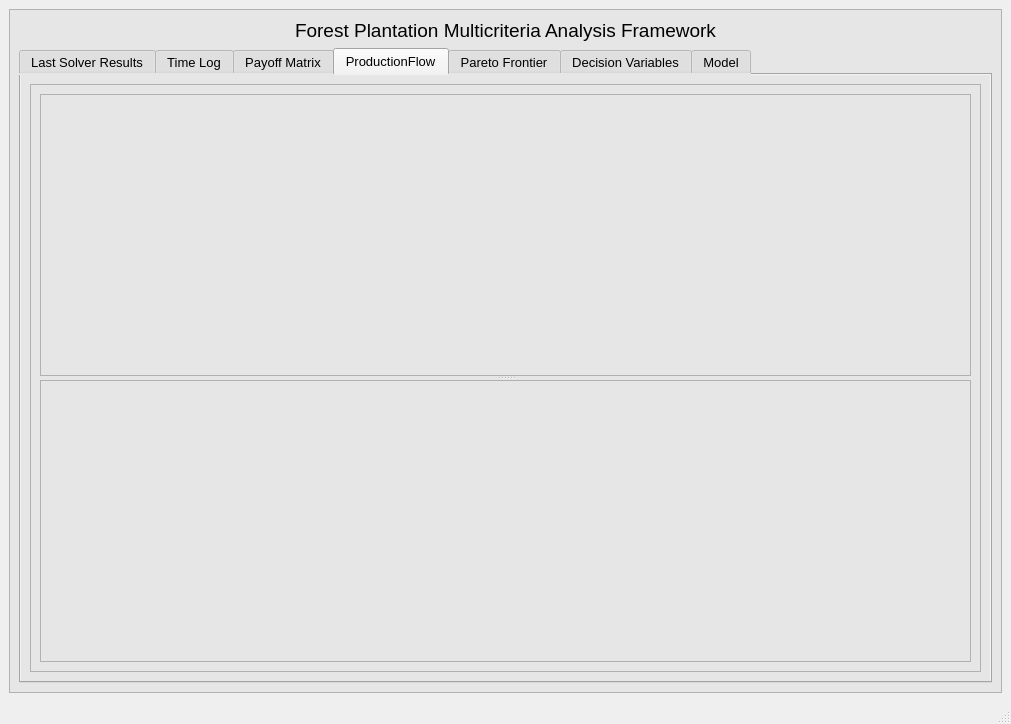
<?xml version="1.0" encoding="UTF-8"?>
<ui version="4.0">
 <class>MainWindow</class>
 <widget class="QMainWindow" name="MainWindow">
  <property name="geometry">
   <rect>
    <x>0</x>
    <y>0</y>
    <width>1011</width>
    <height>724</height>
   </rect>
  </property>
  <property name="font">
   <font>
    <pointsize>10</pointsize>
   </font>
  </property>
  <property name="windowTitle">
   <string>Results</string>
  </property>
  <widget class="QWidget" name="centralwidget">
   <layout class="QVBoxLayout" name="verticalLayout_2">
    <item>
     <widget class="QFrame" name="TitleFrame">
      <property name="minimumSize">
       <size>
        <width>50</width>
        <height>80</height>
       </size>
      </property>
      <property name="acceptDrops">
       <bool>false</bool>
      </property>
      <property name="styleSheet">
       <string notr="true">background-color: rgb(214, 214, 214);
background-color: rgb(230, 230, 230);</string>
      </property>
      <property name="frameShape">
       <enum>QFrame::StyledPanel</enum>
      </property>
      <property name="frameShadow">
       <enum>QFrame::Raised</enum>
      </property>
      <property name="midLineWidth">
       <number>12</number>
      </property>
      <layout class="QVBoxLayout" name="verticalLayout_3">
       <item>
        <widget class="QLabel" name="fTitleLabel">
         <property name="font">
          <font>
           <pointsize>14</pointsize>
          </font>
         </property>
         <property name="text">
          <string>Forest Plantation Multicriteria Analysis Framework</string>
         </property>
         <property name="alignment">
          <set>Qt::AlignCenter</set>
         </property>
        </widget>
       </item>
       <item>
        <widget class="QTabWidget" name="ResultsTab">
         <property name="font">
          <font>
           <pointsize>10</pointsize>
          </font>
         </property>
         <property name="autoFillBackground">
          <bool>false</bool>
         </property>
         <property name="currentIndex">
          <number>3</number>
         </property>
         <property name="documentMode">
          <bool>false</bool>
         </property>
         <property name="movable">
          <bool>true</bool>
         </property>
         <widget class="QWidget" name="SolverTab">
          <attribute name="title">
           <string>Last Solver Results</string>
          </attribute>
          <layout class="QGridLayout" name="gridLayout_8">
           <item row="0" column="0">
            <widget class="QPlainTextEdit" name="SolverText">
             <property name="font">
              <font>
               <pointsize>10</pointsize>
              </font>
             </property>
            </widget>
           </item>
          </layout>
         </widget>
         <widget class="QWidget" name="LogTab">
          <attribute name="title">
           <string>Time Log</string>
          </attribute>
          <layout class="QGridLayout" name="gridLayout_2">
           <item row="0" column="0">
            <widget class="QPlainTextEdit" name="LogText">
             <property name="font">
              <font>
               <pointsize>10</pointsize>
              </font>
             </property>
             <property name="documentTitle">
              <string>Time Log</string>
             </property>
             <property name="readOnly">
              <bool>true</bool>
             </property>
             <property name="textInteractionFlags">
              <set>Qt::LinksAccessibleByKeyboard|Qt::LinksAccessibleByMouse|Qt::TextBrowserInteraction|Qt::TextSelectableByKeyboard|Qt::TextSelectableByMouse</set>
             </property>
            </widget>
           </item>
          </layout>
         </widget>
         <widget class="QWidget" name="POMatrixTab">
          <attribute name="title">
           <string>Payoff Matrix</string>
          </attribute>
          <layout class="QHBoxLayout" name="horizontalLayout_2">
           <item>
            <widget class="QFrame" name="frame_3">
             <property name="font">
              <font>
               <pointsize>10</pointsize>
              </font>
             </property>
             <property name="styleSheet">
              <string notr="true"/>
             </property>
             <property name="frameShape">
              <enum>QFrame::StyledPanel</enum>
             </property>
             <property name="frameShadow">
              <enum>QFrame::Raised</enum>
             </property>
             <layout class="QVBoxLayout" name="verticalLayout">
              <item>
               <widget class="QSplitter" name="splitter_2">
                <property name="orientation">
                 <enum>Qt::Vertical</enum>
                </property>
                <widget class="QTableView" name="POMatrixView">
                 <property name="font">
                  <font>
                   <family>MS Shell Dlg 2</family>
                   <pointsize>10</pointsize>
                  </font>
                 </property>
                 <property name="alternatingRowColors">
                  <bool>true</bool>
                 </property>
                 <property name="sortingEnabled">
                  <bool>true</bool>
                 </property>
                 <attribute name="horizontalHeaderCascadingSectionResizes">
                  <bool>true</bool>
                 </attribute>
                 <attribute name="horizontalHeaderStretchLastSection">
                  <bool>false</bool>
                 </attribute>
                 <attribute name="verticalHeaderCascadingSectionResizes">
                  <bool>true</bool>
                 </attribute>
                 <attribute name="verticalHeaderShowSortIndicator" stdset="0">
                  <bool>true</bool>
                 </attribute>
                 <attribute name="verticalHeaderStretchLastSection">
                  <bool>false</bool>
                 </attribute>
                </widget>
                <widget class="QTableWidget" name="POMatrixCalcTable">
                 <property name="font">
                  <font>
                   <family>MS Shell Dlg 2</family>
                   <pointsize>10</pointsize>
                  </font>
                 </property>
                 <property name="alternatingRowColors">
                  <bool>true</bool>
                 </property>
                 <property name="sortingEnabled">
                  <bool>true</bool>
                 </property>
                 <attribute name="horizontalHeaderCascadingSectionResizes">
                  <bool>true</bool>
                 </attribute>
                 <attribute name="horizontalHeaderStretchLastSection">
                  <bool>false</bool>
                 </attribute>
                 <attribute name="verticalHeaderCascadingSectionResizes">
                  <bool>true</bool>
                 </attribute>
                 <attribute name="verticalHeaderShowSortIndicator" stdset="0">
                  <bool>true</bool>
                 </attribute>
                 <attribute name="verticalHeaderStretchLastSection">
                  <bool>false</bool>
                 </attribute>
                </widget>
               </widget>
              </item>
             </layout>
            </widget>
           </item>
          </layout>
         </widget>
         <widget class="QWidget" name="PrdFlowTab">
          <attribute name="title">
           <string>ProductionFlow</string>
          </attribute>
          <layout class="QHBoxLayout" name="horizontalLayout_3">
           <item>
            <widget class="QFrame" name="frame_4">
             <property name="frameShape">
              <enum>QFrame::StyledPanel</enum>
             </property>
             <property name="frameShadow">
              <enum>QFrame::Raised</enum>
             </property>
             <layout class="QVBoxLayout" name="verticalLayout_4">
              <item>
               <widget class="QSplitter" name="splitter">
                <property name="orientation">
                 <enum>Qt::Vertical</enum>
                </property>
                <widget class="QTableWidget" name="ResultViewTable">
                 <property name="font">
                  <font>
                   <family>MS Shell Dlg 2</family>
                   <pointsize>10</pointsize>
                  </font>
                 </property>
                 <property name="alternatingRowColors">
                  <bool>true</bool>
                 </property>
                 <property name="selectionMode">
                  <enum>QAbstractItemView::SingleSelection</enum>
                 </property>
                 <property name="selectionBehavior">
                  <enum>QAbstractItemView::SelectRows</enum>
                 </property>
                 <property name="sortingEnabled">
                  <bool>true</bool>
                 </property>
                 <attribute name="horizontalHeaderCascadingSectionResizes">
                  <bool>true</bool>
                 </attribute>
                 <attribute name="horizontalHeaderStretchLastSection">
                  <bool>false</bool>
                 </attribute>
                 <attribute name="verticalHeaderCascadingSectionResizes">
                  <bool>true</bool>
                 </attribute>
                 <attribute name="verticalHeaderShowSortIndicator" stdset="0">
                  <bool>true</bool>
                 </attribute>
                 <attribute name="verticalHeaderStretchLastSection">
                  <bool>false</bool>
                 </attribute>
                </widget>
                <widget class="QGraphicsView" name="PrdGraphView">
                 <property name="font">
                  <font>
                   <pointsize>10</pointsize>
                  </font>
                 </property>
                 <property name="autoFillBackground">
                  <bool>true</bool>
                 </property>
                </widget>
               </widget>
              </item>
             </layout>
            </widget>
           </item>
          </layout>
         </widget>
         <widget class="QWidget" name="ParetoTab">
          <attribute name="title">
           <string>Pareto Frontier</string>
          </attribute>
          <layout class="QGridLayout" name="gridLayout_5">
           <item row="0" column="0">
            <widget class="QGraphicsView" name="graphicsView">
             <property name="font">
              <font>
               <pointsize>10</pointsize>
              </font>
             </property>
            </widget>
           </item>
          </layout>
         </widget>
         <widget class="QWidget" name="VarTab">
          <attribute name="title">
           <string>Decision Variables</string>
          </attribute>
          <attribute name="toolTip">
           <string>&lt;html&gt;&lt;head/&gt;&lt;body&gt;&lt;p&gt;Show Values of all Decision Variables&lt;/p&gt;&lt;/body&gt;&lt;/html&gt;</string>
          </attribute>
          <layout class="QGridLayout" name="gridLayout_11">
           <item row="0" column="0">
            <widget class="QTableView" name="ResultsView">
             <property name="font">
              <font>
               <family>MS Shell Dlg 2</family>
               <pointsize>10</pointsize>
              </font>
             </property>
             <property name="alternatingRowColors">
              <bool>true</bool>
             </property>
             <property name="sortingEnabled">
              <bool>true</bool>
             </property>
            </widget>
           </item>
          </layout>
         </widget>
         <widget class="QWidget" name="ModelSubTab">
          <attribute name="title">
           <string>Model</string>
          </attribute>
          <layout class="QGridLayout" name="gridLayout_14">
           <item row="0" column="0">
            <widget class="QTabWidget" name="tabWidget">
             <property name="font">
              <font>
               <pointsize>10</pointsize>
              </font>
             </property>
             <property name="currentIndex">
              <number>0</number>
             </property>
             <widget class="QWidget" name="ModelTab">
              <attribute name="title">
               <string>MetaModel</string>
              </attribute>
              <layout class="QGridLayout" name="gridLayout_15">
               <item row="0" column="0">
                <widget class="QTextBrowser" name="ModelText">
                 <property name="font">
                  <font>
                   <pointsize>10</pointsize>
                  </font>
                 </property>
                 <property name="autoFormatting">
                  <set>QTextEdit::AutoAll</set>
                 </property>
                 <property name="documentTitle">
                  <string/>
                 </property>
                 <property name="html">
                  <string>&lt;!DOCTYPE HTML PUBLIC &quot;-//W3C//DTD HTML 4.0//EN&quot; &quot;http://www.w3.org/TR/REC-html40/strict.dtd&quot;&gt;
&lt;html&gt;&lt;head&gt;&lt;meta name=&quot;qrichtext&quot; content=&quot;1&quot; /&gt;&lt;style type=&quot;text/css&quot;&gt;
p, li { white-space: pre-wrap; }
&lt;/style&gt;&lt;/head&gt;&lt;body style=&quot; font-family:'MS Shell Dlg 2'; font-size:10pt; font-weight:400; font-style:normal;&quot;&gt;
&lt;p style=&quot;-qt-paragraph-type:empty; margin-top:0px; margin-bottom:0px; margin-left:0px; margin-right:0px; -qt-block-indent:0; text-indent:0px;&quot;&gt;&lt;br /&gt;&lt;/p&gt;&lt;/body&gt;&lt;/html&gt;</string>
                 </property>
                 <property name="textInteractionFlags">
                  <set>Qt::LinksAccessibleByKeyboard|Qt::LinksAccessibleByMouse|Qt::TextBrowserInteraction|Qt::TextSelectableByKeyboard|Qt::TextSelectableByMouse</set>
                 </property>
                 <property name="openExternalLinks">
                  <bool>true</bool>
                 </property>
                </widget>
               </item>
              </layout>
             </widget>
             <widget class="QWidget" name="LPTab">
              <attribute name="title">
               <string>LP Model</string>
              </attribute>
              <layout class="QGridLayout" name="gridLayout_16">
               <item row="0" column="0">
                <widget class="QTextBrowser" name="LPModelText">
                 <property name="font">
                  <font>
                   <pointsize>10</pointsize>
                  </font>
                 </property>
                 <property name="autoFormatting">
                  <set>QTextEdit::AutoAll</set>
                 </property>
                 <property name="documentTitle">
                  <string/>
                 </property>
                 <property name="html">
                  <string>&lt;!DOCTYPE HTML PUBLIC &quot;-//W3C//DTD HTML 4.0//EN&quot; &quot;http://www.w3.org/TR/REC-html40/strict.dtd&quot;&gt;
&lt;html&gt;&lt;head&gt;&lt;meta name=&quot;qrichtext&quot; content=&quot;1&quot; /&gt;&lt;style type=&quot;text/css&quot;&gt;
p, li { white-space: pre-wrap; }
&lt;/style&gt;&lt;/head&gt;&lt;body style=&quot; font-family:'MS Shell Dlg 2'; font-size:10pt; font-weight:400; font-style:normal;&quot;&gt;
&lt;p style=&quot;-qt-paragraph-type:empty; margin-top:0px; margin-bottom:0px; margin-left:0px; margin-right:0px; -qt-block-indent:0; text-indent:0px;&quot;&gt;&lt;br /&gt;&lt;/p&gt;&lt;/body&gt;&lt;/html&gt;</string>
                 </property>
                 <property name="textInteractionFlags">
                  <set>Qt::LinksAccessibleByKeyboard|Qt::LinksAccessibleByMouse|Qt::TextBrowserInteraction|Qt::TextSelectableByKeyboard|Qt::TextSelectableByMouse</set>
                 </property>
                 <property name="openExternalLinks">
                  <bool>true</bool>
                 </property>
                </widget>
               </item>
              </layout>
             </widget>
             <widget class="QWidget" name="ParamTab">
              <attribute name="title">
               <string>Parameters</string>
              </attribute>
              <layout class="QGridLayout" name="gridLayout_17">
               <item row="0" column="0">
                <widget class="QPlainTextEdit" name="ParamText">
                 <property name="font">
                  <font>
                   <pointsize>10</pointsize>
                  </font>
                 </property>
                </widget>
               </item>
              </layout>
             </widget>
             <widget class="QWidget" name="TrsTab">
              <attribute name="title">
               <string>Transitions</string>
              </attribute>
              <layout class="QGridLayout" name="gridLayout_3">
               <item row="0" column="0">
                <widget class="QTextBrowser" name="TrsText">
                 <property name="font">
                  <font>
                   <pointsize>10</pointsize>
                  </font>
                 </property>
                 <property name="autoFormatting">
                  <set>QTextEdit::AutoAll</set>
                 </property>
                 <property name="documentTitle">
                  <string/>
                 </property>
                 <property name="html">
                  <string>&lt;!DOCTYPE HTML PUBLIC &quot;-//W3C//DTD HTML 4.0//EN&quot; &quot;http://www.w3.org/TR/REC-html40/strict.dtd&quot;&gt;
&lt;html&gt;&lt;head&gt;&lt;meta name=&quot;qrichtext&quot; content=&quot;1&quot; /&gt;&lt;style type=&quot;text/css&quot;&gt;
p, li { white-space: pre-wrap; }
&lt;/style&gt;&lt;/head&gt;&lt;body style=&quot; font-family:'MS Shell Dlg 2'; font-size:10pt; font-weight:400; font-style:normal;&quot;&gt;
&lt;p style=&quot;-qt-paragraph-type:empty; margin-top:0px; margin-bottom:0px; margin-left:0px; margin-right:0px; -qt-block-indent:0; text-indent:0px;&quot;&gt;&lt;br /&gt;&lt;/p&gt;&lt;/body&gt;&lt;/html&gt;</string>
                 </property>
                 <property name="textInteractionFlags">
                  <set>Qt::LinksAccessibleByKeyboard|Qt::LinksAccessibleByMouse|Qt::TextBrowserInteraction|Qt::TextSelectableByKeyboard|Qt::TextSelectableByMouse</set>
                 </property>
                 <property name="openExternalLinks">
                  <bool>true</bool>
                 </property>
                </widget>
               </item>
              </layout>
             </widget>
             <widget class="QWidget" name="IntTab">
              <attribute name="title">
               <string>Interventions</string>
              </attribute>
              <layout class="QGridLayout" name="gridLayout_12">
               <item row="0" column="0">
                <widget class="QTextBrowser" name="IntText">
                 <property name="font">
                  <font>
                   <pointsize>10</pointsize>
                  </font>
                 </property>
                 <property name="autoFormatting">
                  <set>QTextEdit::AutoAll</set>
                 </property>
                 <property name="documentTitle">
                  <string/>
                 </property>
                 <property name="html">
                  <string>&lt;!DOCTYPE HTML PUBLIC &quot;-//W3C//DTD HTML 4.0//EN&quot; &quot;http://www.w3.org/TR/REC-html40/strict.dtd&quot;&gt;
&lt;html&gt;&lt;head&gt;&lt;meta name=&quot;qrichtext&quot; content=&quot;1&quot; /&gt;&lt;style type=&quot;text/css&quot;&gt;
p, li { white-space: pre-wrap; }
&lt;/style&gt;&lt;/head&gt;&lt;body style=&quot; font-family:'MS Shell Dlg 2'; font-size:10pt; font-weight:400; font-style:normal;&quot;&gt;
&lt;p style=&quot;-qt-paragraph-type:empty; margin-top:0px; margin-bottom:0px; margin-left:0px; margin-right:0px; -qt-block-indent:0; text-indent:0px;&quot;&gt;&lt;br /&gt;&lt;/p&gt;&lt;/body&gt;&lt;/html&gt;</string>
                 </property>
                 <property name="textInteractionFlags">
                  <set>Qt::LinksAccessibleByKeyboard|Qt::LinksAccessibleByMouse|Qt::TextBrowserInteraction|Qt::TextSelectableByKeyboard|Qt::TextSelectableByMouse</set>
                 </property>
                 <property name="openExternalLinks">
                  <bool>true</bool>
                 </property>
                </widget>
               </item>
              </layout>
             </widget>
             <widget class="QWidget" name="cIntTab">
              <attribute name="title">
               <string>CompleteInterventons</string>
              </attribute>
              <layout class="QGridLayout" name="gridLayout_13">
               <item row="0" column="0">
                <widget class="QTextBrowser" name="cIntText">
                 <property name="font">
                  <font>
                   <pointsize>10</pointsize>
                  </font>
                 </property>
                 <property name="autoFormatting">
                  <set>QTextEdit::AutoAll</set>
                 </property>
                 <property name="documentTitle">
                  <string/>
                 </property>
                 <property name="html">
                  <string>&lt;!DOCTYPE HTML PUBLIC &quot;-//W3C//DTD HTML 4.0//EN&quot; &quot;http://www.w3.org/TR/REC-html40/strict.dtd&quot;&gt;
&lt;html&gt;&lt;head&gt;&lt;meta name=&quot;qrichtext&quot; content=&quot;1&quot; /&gt;&lt;style type=&quot;text/css&quot;&gt;
p, li { white-space: pre-wrap; }
&lt;/style&gt;&lt;/head&gt;&lt;body style=&quot; font-family:'MS Shell Dlg 2'; font-size:10pt; font-weight:400; font-style:normal;&quot;&gt;
&lt;p style=&quot;-qt-paragraph-type:empty; margin-top:0px; margin-bottom:0px; margin-left:0px; margin-right:0px; -qt-block-indent:0; text-indent:0px;&quot;&gt;&lt;br /&gt;&lt;/p&gt;&lt;/body&gt;&lt;/html&gt;</string>
                 </property>
                 <property name="textInteractionFlags">
                  <set>Qt::LinksAccessibleByKeyboard|Qt::LinksAccessibleByMouse|Qt::TextBrowserInteraction|Qt::TextSelectableByKeyboard|Qt::TextSelectableByMouse</set>
                 </property>
                 <property name="openExternalLinks">
                  <bool>true</bool>
                 </property>
                </widget>
               </item>
              </layout>
             </widget>
             <widget class="QWidget" name="FinalTab">
              <attribute name="title">
               <string>FinalNodes</string>
              </attribute>
              <layout class="QGridLayout" name="gridLayout_18">
               <item row="0" column="0">
                <widget class="QTextBrowser" name="FinalText">
                 <property name="font">
                  <font>
                   <pointsize>10</pointsize>
                  </font>
                 </property>
                 <property name="autoFormatting">
                  <set>QTextEdit::AutoAll</set>
                 </property>
                 <property name="documentTitle">
                  <string/>
                 </property>
                 <property name="html">
                  <string>&lt;!DOCTYPE HTML PUBLIC &quot;-//W3C//DTD HTML 4.0//EN&quot; &quot;http://www.w3.org/TR/REC-html40/strict.dtd&quot;&gt;
&lt;html&gt;&lt;head&gt;&lt;meta name=&quot;qrichtext&quot; content=&quot;1&quot; /&gt;&lt;style type=&quot;text/css&quot;&gt;
p, li { white-space: pre-wrap; }
&lt;/style&gt;&lt;/head&gt;&lt;body style=&quot; font-family:'MS Shell Dlg 2'; font-size:10pt; font-weight:400; font-style:normal;&quot;&gt;
&lt;p style=&quot;-qt-paragraph-type:empty; margin-top:0px; margin-bottom:0px; margin-left:0px; margin-right:0px; -qt-block-indent:0; text-indent:0px;&quot;&gt;&lt;br /&gt;&lt;/p&gt;&lt;/body&gt;&lt;/html&gt;</string>
                 </property>
                 <property name="textInteractionFlags">
                  <set>Qt::LinksAccessibleByKeyboard|Qt::LinksAccessibleByMouse|Qt::TextBrowserInteraction|Qt::TextSelectableByKeyboard|Qt::TextSelectableByMouse</set>
                 </property>
                 <property name="openExternalLinks">
                  <bool>true</bool>
                 </property>
                </widget>
               </item>
              </layout>
             </widget>
            </widget>
           </item>
          </layout>
         </widget>
        </widget>
       </item>
      </layout>
     </widget>
    </item>
   </layout>
  </widget>
  <widget class="QMenuBar" name="menubar">
   <property name="geometry">
    <rect>
     <x>0</x>
     <y>0</y>
     <width>1011</width>
     <height>21</height>
    </rect>
   </property>
  </widget>
  <widget class="QStatusBar" name="statusbar"/>
 </widget>
 <resources/>
 <connections/>
</ui>
